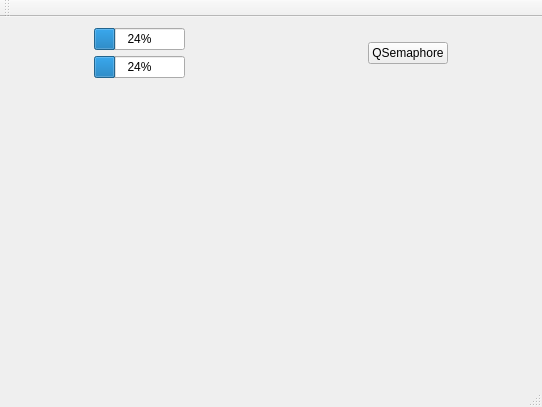
<?xml version="1.0" encoding="UTF-8"?>
<ui version="4.0">
 <class>MainWindow</class>
 <widget class="QMainWindow" name="MainWindow">
  <property name="geometry">
   <rect>
    <x>0</x>
    <y>0</y>
    <width>542</width>
    <height>407</height>
   </rect>
  </property>
  <property name="windowTitle">
   <string>MainWindow</string>
  </property>
  <widget class="QWidget" name="centralWidget">
   <layout class="QGridLayout" name="gridLayout">
    <item row="0" column="0">
     <layout class="QHBoxLayout" name="horizontalLayout">
      <item>
       <spacer name="horizontalSpacer_2">
        <property name="orientation">
         <enum>Qt::Horizontal</enum>
        </property>
        <property name="sizeHint" stdset="0">
         <size>
          <width>69</width>
          <height>25</height>
         </size>
        </property>
       </spacer>
      </item>
      <item>
       <layout class="QVBoxLayout" name="verticalLayout">
        <item>
         <widget class="QProgressBar" name="QSemaphore_bar1">
          <property name="value">
           <number>24</number>
          </property>
         </widget>
        </item>
        <item>
         <widget class="QProgressBar" name="QSemaphore_bar2">
          <property name="value">
           <number>24</number>
          </property>
         </widget>
        </item>
       </layout>
      </item>
      <item>
       <spacer name="horizontalSpacer">
        <property name="orientation">
         <enum>Qt::Horizontal</enum>
        </property>
        <property name="sizeHint" stdset="0">
         <size>
          <width>177</width>
          <height>25</height>
         </size>
        </property>
       </spacer>
      </item>
      <item>
       <widget class="QPushButton" name="QSemaphore_btn">
        <property name="text">
         <string>QSemaphore</string>
        </property>
       </widget>
      </item>
      <item>
       <spacer name="horizontalSpacer_3">
        <property name="orientation">
         <enum>Qt::Horizontal</enum>
        </property>
        <property name="sizeHint" stdset="0">
         <size>
          <width>28</width>
          <height>25</height>
         </size>
        </property>
       </spacer>
      </item>
     </layout>
    </item>
    <item row="1" column="0">
     <spacer name="verticalSpacer">
      <property name="orientation">
       <enum>Qt::Vertical</enum>
      </property>
      <property name="sizeHint" stdset="0">
       <size>
        <width>20</width>
        <height>252</height>
       </size>
      </property>
     </spacer>
    </item>
   </layout>
  </widget>
  <widget class="QMenuBar" name="menuBar">
   <property name="geometry">
    <rect>
     <x>0</x>
     <y>0</y>
     <width>542</width>
     <height>26</height>
    </rect>
   </property>
  </widget>
  <widget class="QToolBar" name="mainToolBar">
   <attribute name="toolBarArea">
    <enum>TopToolBarArea</enum>
   </attribute>
   <attribute name="toolBarBreak">
    <bool>false</bool>
   </attribute>
  </widget>
  <widget class="QStatusBar" name="statusBar"/>
 </widget>
 <layoutdefault spacing="6" margin="11"/>
 <resources/>
 <connections/>
</ui>
